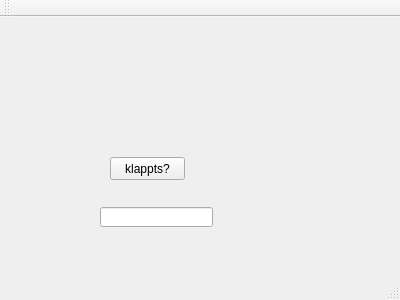
<?xml version="1.0" encoding="UTF-8"?>
<ui version="4.0">
 <class>DataInput</class>
 <widget class="QMainWindow" name="DataInput">
  <property name="geometry">
   <rect>
    <x>0</x>
    <y>0</y>
    <width>400</width>
    <height>300</height>
   </rect>
  </property>
  <property name="windowTitle">
   <string>DataInput</string>
  </property>
  <widget class="QWidget" name="centralWidget">
   <widget class="QPushButton" name="Button">
    <property name="geometry">
     <rect>
      <x>110</x>
      <y>140</y>
      <width>75</width>
      <height>23</height>
     </rect>
    </property>
    <property name="text">
     <string>klappts?</string>
    </property>
   </widget>
   <widget class="QLineEdit" name="Result">
    <property name="geometry">
     <rect>
      <x>100</x>
      <y>190</y>
      <width>113</width>
      <height>20</height>
     </rect>
    </property>
   </widget>
  </widget>
  <widget class="QMenuBar" name="menuBar">
   <property name="geometry">
    <rect>
     <x>0</x>
     <y>0</y>
     <width>400</width>
     <height>21</height>
    </rect>
   </property>
  </widget>
  <widget class="QToolBar" name="mainToolBar">
   <attribute name="toolBarArea">
    <enum>TopToolBarArea</enum>
   </attribute>
   <attribute name="toolBarBreak">
    <bool>false</bool>
   </attribute>
  </widget>
  <widget class="QStatusBar" name="statusBar"/>
 </widget>
 <layoutdefault spacing="6" margin="11"/>
 <resources/>
 <connections/>
</ui>
